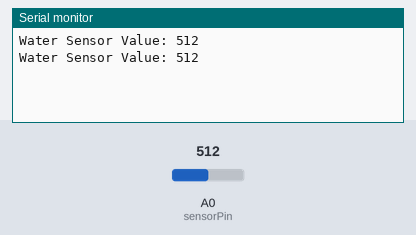
The sketch below on a simulated Arduino Uno, built with avr-gcc and run on an emulated ATmega328P. On the bench: the last lines printed to the serial monitor. The test bench sets the inputs (shaded band); at power-on: A0 (sensorPin) = 512.

Above: at 1.8 s.
1.9 s: A0 (sensorPin) set to 716
At 2.3 s:
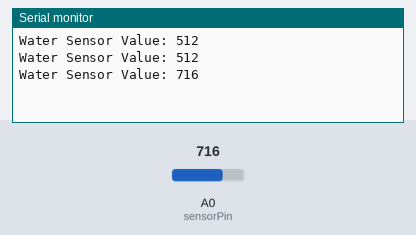
3.4 s: A0 (sensorPin) set to 900
At 4.8 s:
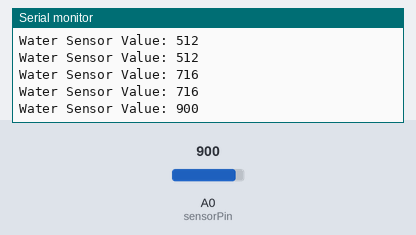
Timing chart, 0 to 6.4 s (numbered marks = the images above; inputs shaded):
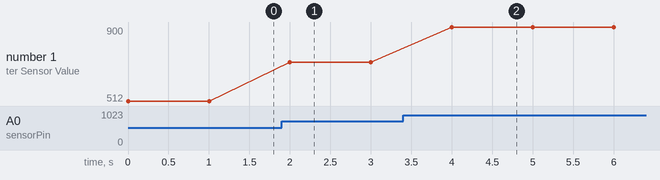

Measured:
- after the input at 1.9 s, the serial monitor: prints a new line after 0.10 s (image 1)
- after the input at 3.4 s, the serial monitor: prints a new line after 0.60 s (image 2)
- plotted number 1: 512 → 716 after the input at 1.9 s, 716 → 900 after the input at 3.4 s

The sketch:

watrer_sensor.ino
```cpp
int sensorPin = A0;  // Analog input pin for the water sensor
int sensorValue = 0; // Variable to store sensor value

void setup() {
  Serial.begin(9600);  // Initialize serial communication
}

void loop() {
  sensorValue = analogRead(sensorPin);  // Read the analog sensor value
  Serial.print("Water Sensor Value: ");
  Serial.println(sensorValue);  // Print the sensor value to the serial monitor
  delay(1000);  // Wait for a second
}
```
